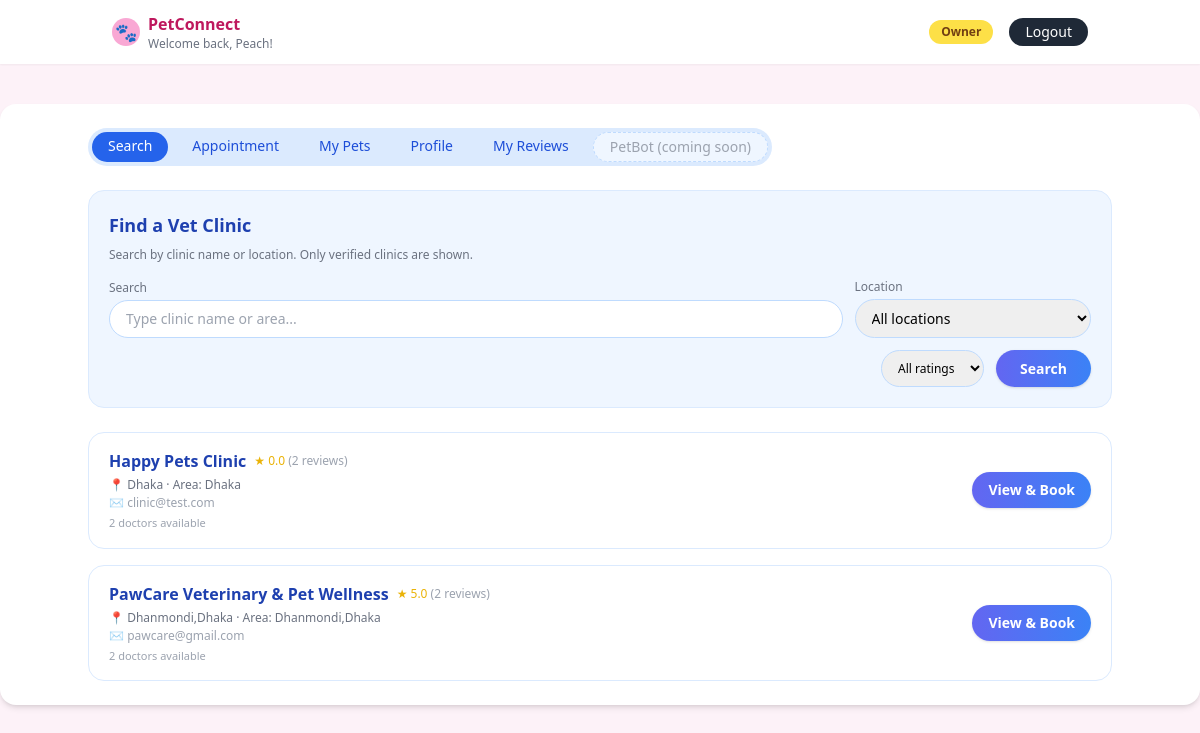
Page /owner/search (signed in) on the committed database.
### tables this page shows
CREATE TABLE clinics (
    id INTEGER PRIMARY KEY AUTOINCREMENT,
    user_id INTEGER NOT NULL UNIQUE,
    name TEXT NOT NULL,
    license_number TEXT NOT NULL,
    email TEXT NOT NULL,
    contact_number TEXT NOT NULL,
    location TEXT NOT NULL,
    FOREIGN KEY (user_id) REFERENCES users(id)
);

### app.py (the view, shortened to what this page needs)
@app.route("/owner/search")
def owner_search():
    guard = _require_owner()
    if guard:
        return guard
    q = (request.args.get("q") or "").strip()
    location_filter = (request.args.get("location") or "").strip()
    rating_filter = (request.args.get("rating") or "").strip()
    conn = _get_conn()
    cur = conn.cursor()
    cur.execute("SELECT DISTINCT location FROM clinics ORDER BY location")
    locations = [row["location"] for row in cur.fetchall() if row["location"]]
    sql = """
        SELECT
            c.*,
            u.clinic_location,
            COALESCE(AVG(COALESCE(d.rating, 0)), 0) AS clinic_rating,
            (
                SELECT COUNT(a.rating)
                FROM appointments a
                JOIN doctors d2 ON a.doctor_id = d2.id
                WHERE d2.clinic_id = c.id
                  AND a.rating IS NOT NULL
            ) AS clinic_review_count,
            COUNT(d.id) AS doctor_count
        FROM clinics c
        JOIN users u ON c.user_id = u.id
        LEFT JOIN doctors d ON d.clinic_id = c.id
        WHERE u.is_verified = 1
    """
    params = []
    if q:
        sql += " AND (LOWER(c.name) LIKE ? OR LOWER(c.location) LIKE ?)"
        like_q = f"%{q.lower()}%"
        params.extend([like_q, like_q])
    if location_filter and location_filter.lower() != "all":
        sql += " AND c.location = ?"
        params.append(location_filter)
    sql += " GROUP BY c.id ORDER BY c.name"
    cur.execute(sql, params)
    clinics = cur.fetchall()
    conn.close()
    def passes_rating(c):
        if not rating_filter or rating_filter == "all":
            return True
    clinics = [c for c in clinics if passes_rating(c)]
    return render_template(
        "owner_search.html",
        clinics=clinics,
        locations=locations,
        q=q,
        location_filter=location_filter,
        rating_filter=rating_filter,
    )

### app.py (called while the page is built)
def _get_conn():
    conn = _sqlite3.connect(DB_PATH)
    conn.row_factory = _sqlite3.Row
    return conn

def _require_owner():
    if not session.get("user_id") or session.get("role") != "owner":
        flash("Please log in as a pet owner to access this page.", "warning")
        return redirect(url_for("login"))
    return None

### templates/owner_search.html (shortened to what this page needs)
{% extends "base.html" %}
{% block content %}
<div class="max-w-5xl mx-auto">
  <div class="flex items-center justify-between mb-6">
    <div class="flex space-x-2 bg-blue-100 rounded-full px-1 py-1 text-sm">
      <a href="{{ url_for('owner_search') }}"
         class="px-4 py-1 rounded-full bg-blue-600 text-white">
        Search
      </a>
      <a href="{{ url_for('owner_appointments') }}"
         class="px-4 py-1 rounded-full text-blue-700 hover:bg-blue-200">
        Appointment
      </a>
      <a href="{{ url_for('owner_dashboard', tab='pets') }}"
         class="px-4 py-1 rounded-full text-blue-700 hover:bg-blue-200">
        My Pets
      </a>
      <a href="{{ url_for('owner_dashboard', tab='owner') }}"
         class="px-4 py-1 rounded-full text-blue-700 hover:bg-blue-200">
        Profile
      </a>
      <a href="{{ url_for('owner_my_reviews') }}"
         class="px-4 py-1 rounded-full text-blue-700 hover:bg-blue-200">
        My Reviews
      </a>
      <span class="px-4 py-1 rounded-full text-gray-400 bg-blue-50 border border-dashed border-blue-200">
        PetBot (coming soon)
      </span>
    </div>
  </div>
  <div class="bg-blue-50 border border-blue-100 rounded-2xl p-5 mb-6">
    <h2 class="text-lg font-semibold text-blue-800 mb-2">Find a Vet Clinic</h2>
    <p class="text-xs text-gray-500 mb-4">
      Search by clinic name or location. Only verified clinics are shown.
    </p>
    <form method="get" class="grid grid-cols-1 md:grid-cols-4 gap-3 items-end">
      <div class="md:col-span-3">
        <label class="block text-xs text-gray-500 mb-1">Search</label>
        <input type="text" name="q"
               value="{{ q or '' }}"
               placeholder="Type clinic name or area..."
               class="w-full border border-blue-200 rounded-full px-4 py-2 text-sm focus:outline-none focus:ring-2 focus:ring-blue-400">
      </div>
      <div>
        <label class="block text-xs text-gray-500 mb-1">Location</label>
        <select name="location"
                class="w-full border border-blue-200 rounded-full px-3 py-2 text-sm focus:outline-none focus:ring-2 focus:ring-blue-400">
          <option value="all">All locations</option>
        </select>
      </div>
      <div class="md:col-span-4 flex justify-end">
        <select name="rating"
                class="border border-blue-200 rounded-full px-3 py-2 text-xs mr-3 focus:outline-none focus:ring-2 focus:ring-blue-400">
          <option value="all" {% if rating_filter == 'all' %}selected{% endif %}>All ratings</option>
        </select>
        <button type="submit"
                class="px-6 py-2 rounded-full bg-gradient-to-r from-indigo-500 to-blue-500 text-white text-sm font-semibold shadow hover:shadow-md transition">
          Search
        </button>
      </div>
    </form>
  </div>
  {% if clinics and clinics|length > 0 %}
    <div class="space-y-4">
      {% for c in clinics %}
        <div class="bg-white rounded-2xl border border-blue-100 px-5 py-4 flex justify-between items-center">
          <div>
            <div class="flex items-center space-x-2">
              <h3 class="font-semibold text-blue-800">{{ c['name'] }}</h3>
              <span class="text-yellow-500 text-xs">
                ★ {{ '%.1f'|format(c['clinic_rating'] or 0) }}
                <span class="text-gray-400">
                  ({{ c['clinic_review_count'] or 0 }} reviews)
                </span>
              </span>
            </div>
            <p class="text-xs text-gray-500 mt-1">
              📍 {{ c['location'] }}
              {% if c['clinic_location'] %}
                · Area: {{ c['clinic_location'] }}
              {% endif %}
            </p>
            {% if c['email'] %}
              <p class="text-xs text-gray-400 mt-0.5">✉ {{ c['email'] }}</p>
            {% endif %}
            <p class="text-[11px] text-gray-400 mt-1">
              {{ c['doctor_count'] }} doctor{{ 's' if c['doctor_count'] != 1 else '' }} available
            </p>
          </div>
          <a href="{{ url_for('owner_clinic_detail', clinic_id=c['id']) }}"
             class="px-4 py-2 rounded-full bg-gradient-to-r from-indigo-500 to-blue-500 text-white text-sm font-semibold shadow hover:shadow-md transition">
            View &amp; Book
          </a>
        </div>
      {% endfor %}
    </div>
  {% else %}
    <div class="bg-white rounded-2xl border border-dashed border-blue-200 p-8 text-center text-sm text-gray-500">
      No clinics match your search yet. Try another name or location.
    </div>
  {% endif %}
</div>
{% endblock %}

### rows in the picture
clinics: name "Happy Pets Clinic", c "0.0", user "2", location "Dhaka", clinic_location "Dhaka", email "clinic@test.com", doctor_count "2", doctor_count "s"
clinics: name "PawCare Veterinary & Pet Wellness", c "5.0", id "2", location "Dhanmondi,Dhaka", clinic_location "Dhanmondi,Dhaka", email "pawcare@gmail.com", doctor_count "2", doctor_count "s"

### other values in the picture
{{ session.get('user_name') }} "Peach"
{{ session.get('role')|capitalize }} "Owner"
